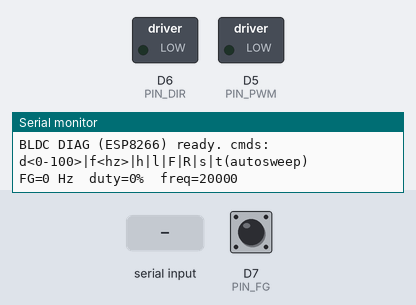
Simulated run of this sketch. Board: ESP8266 (NodeMCU). Parts: switched loads named in the sketch (green lamp = pin HIGH), the last lines printed to the serial monitor. The test bench sets the inputs (shaded band); at power-on: D7 (PIN_FG) HIGH.

Above: at 1.5 s.
1.6 s: "t\n" received over Serial
At 2.2 s:
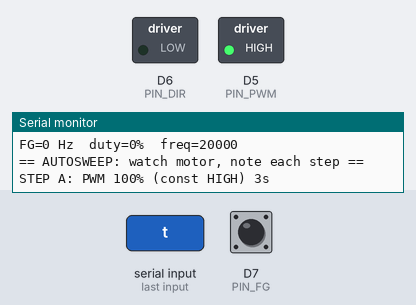
At 14.9 s:
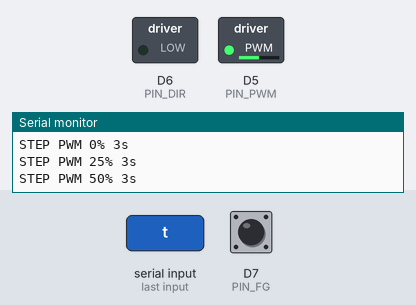
Timing chart, 0 to 18.1 s (numbered marks = the images above; inputs shaded):
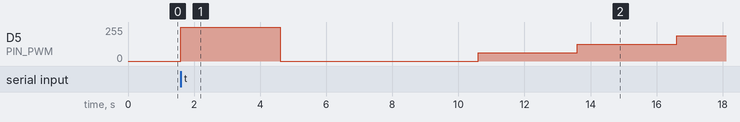

The sketch:

bldc_diag_8266.ino
```cpp
// BLDC5520 diagnostic — NodeMCU ESP8266, USB serial control.
// PWM=D5(GPIO14) blue, DIR=D6(GPIO12) yellow, FG=D7(GPIO13) green, GND common, VCC=24V pack.
// ESP8266 GPIOs are 3.3V and NOT 5V-tolerant. Measure FG<=3.3V before wiring green!
// Serial 115200. cmds: d<0-100> duty | f<hz> freq | h HIGH | l LOW | F/R dir | s stop | t autosweep
#include <Arduino.h>
#define PIN_PWM D5   // GPIO14
#define PIN_DIR D6   // GPIO12
#define PIN_FG  D7   // GPIO13
volatile uint32_t fg = 0;
void IRAM_ATTR isr(){ fg++; }
int duty = 0, freq = 20000;

void setDuty(int p){ duty = constrain(p,0,100); analogWrite(PIN_PWM, duty); }  // range set to 100 below

void autosweep(){
  Serial.println("== AUTOSWEEP: watch motor, note each step ==");
  setDuty(100); Serial.println("STEP A: PWM 100% (const HIGH) 3s"); delay(3000);
  setDuty(0);   Serial.println("STEP B: PWM 0% (const LOW) 3s");   delay(3000);
  int st[] = {0,25,50,75,100};
  for(int i=0;i<5;i++){ setDuty(st[i]); Serial.printf("STEP PWM %d%% 3s\n", st[i]); delay(3000); }
  setDuty(0); Serial.println("== DONE, duty 0 ==");
}

void setup(){
  Serial.begin(115200); delay(300);
  pinMode(PIN_DIR, OUTPUT); digitalWrite(PIN_DIR, LOW);
  pinMode(PIN_FG, INPUT_PULLUP);
  attachInterrupt(digitalPinToInterrupt(PIN_FG), isr, RISING);
  analogWriteRange(100);        // duty 0..100 = percent
  analogWriteFreq(freq);        // 20 kHz
  setDuty(0);
  Serial.println("\nBLDC DIAG (ESP8266) ready. cmds: d<0-100>|f<hz>|h|l|F|R|s|t(autosweep)");
}

void loop(){
  if(Serial.available()){
    String s = Serial.readStringUntil('\n'); s.trim();
    if(s.length()){
      char c = s[0];
      if(c=='d'){ setDuty(s.substring(1).toInt()); Serial.printf("duty=%d%%\n",duty); }
      else if(c=='f'){ freq=s.substring(1).toInt(); analogWriteFreq(freq); Serial.printf("freq=%d Hz\n",freq); }
      else if(c=='h'){ setDuty(100); Serial.println("PWM const HIGH"); }
      else if(c=='l'){ setDuty(0);   Serial.println("PWM const LOW"); }
      else if(c=='F'){ digitalWrite(PIN_DIR,HIGH); Serial.println("DIR=HIGH"); }
      else if(c=='R'){ digitalWrite(PIN_DIR,LOW);  Serial.println("DIR=LOW"); }
      else if(c=='s'){ setDuty(0); Serial.println("STOP (duty 0)"); }
      else if(c=='t'){ autosweep(); }
    }
  }
  static uint32_t t=0;
  if(millis()-t>=1000){ t=millis(); noInterrupts(); uint32_t v=fg; fg=0; interrupts();
    Serial.printf("FG=%lu Hz  duty=%d%%  freq=%d\n", v, duty, freq); }
}
```

Measured:
- after the input at 1.6 s, D5 (PIN_PWM): 0/255 → 255/255 at once, → 0/255 3.0 s later, → 63/255 6.0 s later, → 127/255 3.0 s later, … (5 changes in this stretch)
